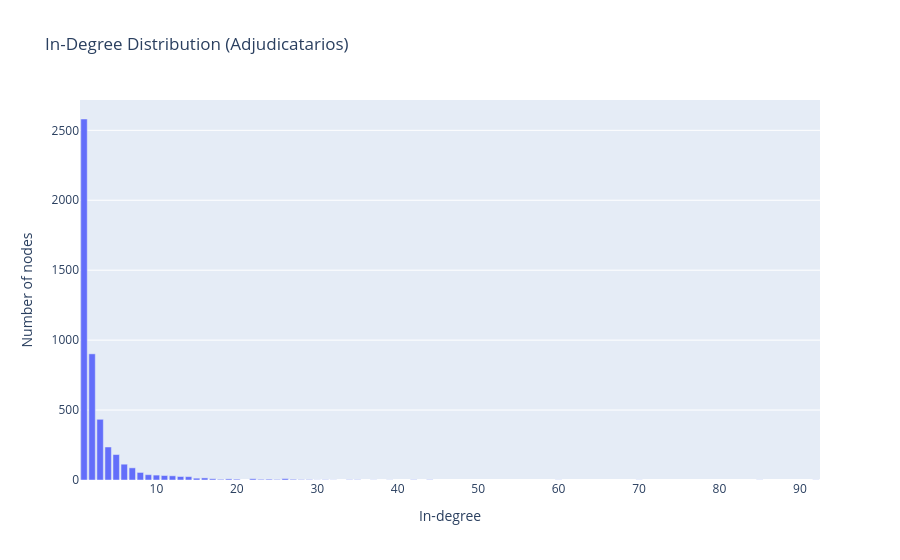

Notebook code for this chart:
### Code cell
import plotly.express as px

fig = px.bar(
    adj_degree_distribution,
    x="in_degree",
    y="num_nodes",
    title="In-Degree Distribution (Adjudicatarios)",
    labels={
        "in_degree": "In-degree",
        "num_nodes": "Number of nodes"
    }
)

fig.show()

### Figure 1 — Plotly figure (JSON) as saved in the notebook; plotly's stock layout.template omitted (floating-point values rounded to 4 significant figures)
{"data": [{"hovertemplate": "In-degree=%{x}<br>Number of nodes=%{y}<extra></extra>", "legendgroup": "", "marker": {"color": "#636efa", "pattern": {"shape": ""}}, "name": "", "orientation": "v", "showlegend": false, "textposition": "auto", "type": "bar", "x": [1, 2, 3, 4, 5, 6, 7, 8, 9, 10, 11, 12, 13, 14, 15, 16, 17, 18, 19, 20, 22, 23, 24, 25, 26, 27, 28, 29, 30, 31, 32, 34, 35, 37, 39, 42, 44, 60, 70, 85, 92], "xaxis": "x", "y": [2581, 902, 434, 236, 182, 113, 87, 54, 38, 35, 32, 30, 25, 24, 13, 15, 9, 5, 8, 6, 9, 5, 6, 4, 10, 5, 3, 3, 1, 2, 1, 2, 2, 1, 1, 2, 2, 1, 1, 1, 1], "yaxis": "y"}], "layout": {"barmode": "relative", "legend": {"tracegroupgap": 0}, "title": {"text": "In-Degree Distribution (Adjudicatarios)"}, "xaxis": {"anchor": "y", "domain": [0, 1], "title": {"text": "In-degree"}}, "yaxis": {"anchor": "x", "domain": [0, 1], "title": {"text": "Number of nodes"}}}}
